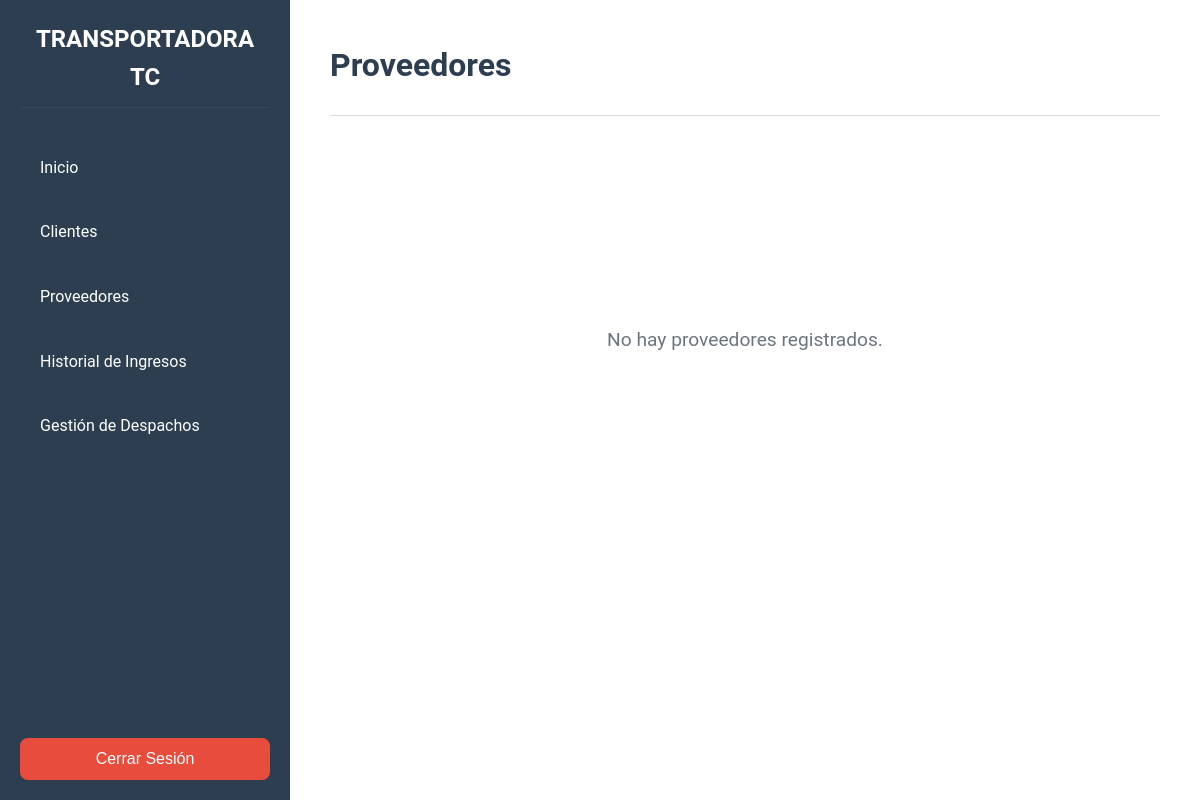
Page /proveedores/ on the earlier database version.
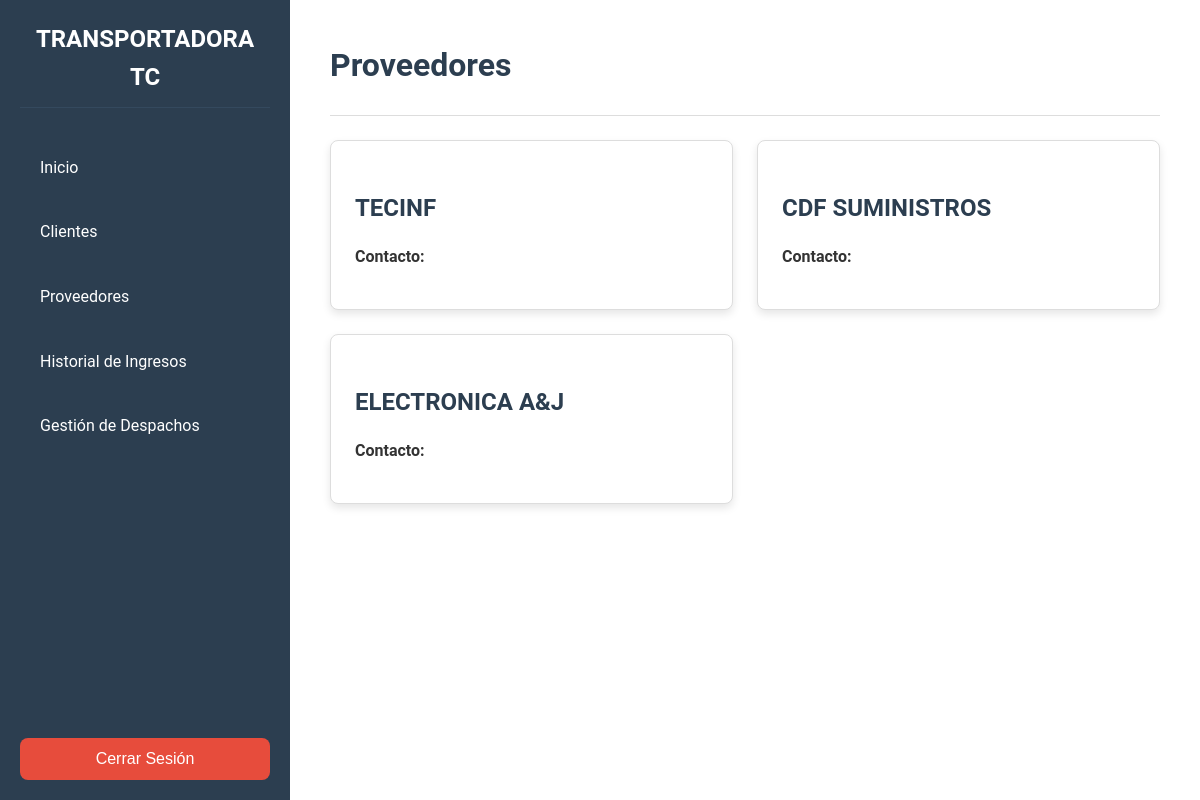
Same page on the later database version.
### proveedores/models.py (models this page shows, shortened)
class Proveedor(models.Model):
    nit = models.CharField(default='',max_length=255, unique=True, blank=True, null=True)
    nombre = models.CharField(max_length=255)
    contacto = models.CharField(default='',max_length=255, null=True,blank=True)
    fecha_creacion = models.DateTimeField(auto_now_add=True)

### proveedores/views.py (the view)
# urls.py: path('', views.index, name='clientes'),
def index(request):
    proveedores = Proveedor.objects.all()
    return render(request, 'proveedores/index.html', {'proveedores': proveedores})

### proveedores/templates/proveedores/index.html (shortened to what this page needs)
{% extends 'base.html' %}
{% load static %}
{% block content %}
<main class="main-content">
    <header class="content__header">
        <h1 class="content__title">Proveedores</h1>
    </header>
    <hr class="divider">
    <section class="objects__list">
        {% if proveedores %}
            <div class="card-grid">
                {% for proveedor in proveedores %}
                    <article class="card">
                        <div class="card__body">
                                <h1 class="card__title">{{ proveedor.nombre }}</h1>
                            <p class="card__text"><strong>Contacto:</strong> {{ proveedor.contacto }}</p>
                        </div>
                    </article>
                {% endfor %}
            </div>
        {% else %}
            <div class="no-clients">
                <p class="no-clients__message">No hay proveedores registrados.</p>
            </div>
        {% endif %}
    </section>
</main>
{% endblock %}

Differences in the rows shown:
added Proveedor: nombre "TECINF"
added Proveedor: nombre "CDF SUMINISTROS"
added Proveedor: nombre "ELECTRONICA A&J"
Other differences:
text no longer shown: "No hay proveedores registrados."
